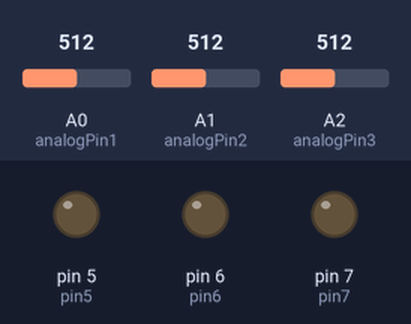
Bench run of a sketch on a simulated Arduino Uno, built with avr-gcc and run on an emulated ATmega328P. Shown: output pins drawn as LEDs (lit = HIGH). Dashed ring = blinking. The inputs (shaded band) are chosen by the test bench; at power-on: A1 (analogPin2) = 512, A0 (analogPin1) = 512, A2 (analogPin3) = 512.

Above: at 1.2 s.
1.3 s: A1 (analogPin2) set to 597
2.8 s: A1 (analogPin2) set to 628
At 3.06 s:
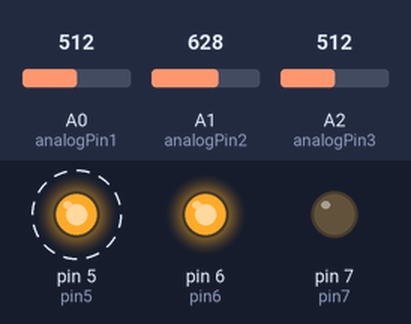
5.8 s: A1 (analogPin2) set to 604
At 7.0 s:
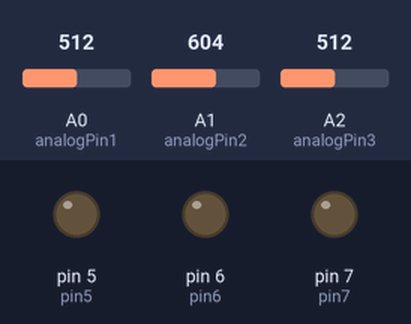
7.3 s: A0 (analogPin1) set to 598
8.8 s: A0 (analogPin1) set to 630
At 10.0 s:
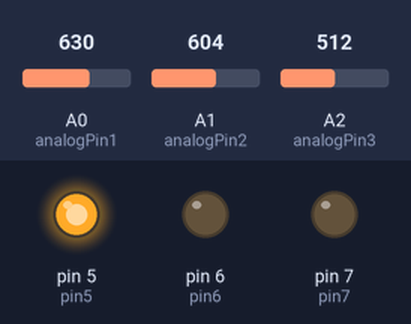
10.3 s: A0 (analogPin1) set to 604
At 11.2 s:
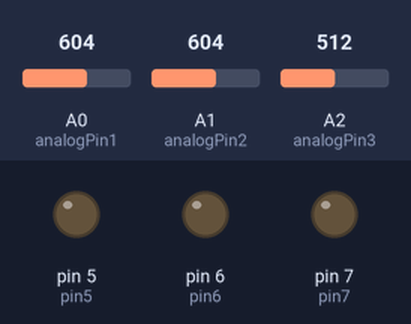
Timing chart, 0 to 12.8 s (numbered marks = the images above; inputs shaded):
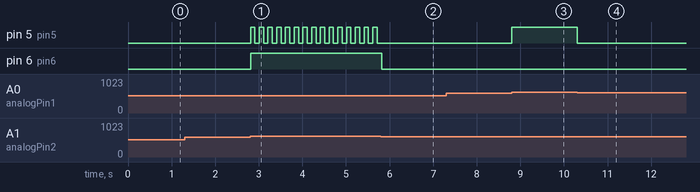

Measured:
- the behaviour switches between 613 and 614 on A1 (analogPin2) (found by bisection; images 0 and 1)
- the behaviour switches between 613 and 614 on A0 (analogPin1) (found by bisection; images 2 and 3)
- after the input at 1.3 s, every drawn part: stays the same
- after the input at 2.8 s, pin 5 (pin5): alternates HIGH for 0.10 s and LOW for 0.10 s, starting at once; pin 6 (pin6): LOW → HIGH at once
- after the input at 5.8 s, pin 5 (pin5): stops changing and stays LOW; pin 6 (pin6): HIGH → LOW at once
- after the input at 7.3 s, every drawn part: stays the same
- after the input at 8.8 s, pin 5 (pin5): LOW → HIGH at once
- after the input at 10.3 s, pin 5 (pin5): HIGH → LOW at once

The sketch:

Mitigate_Subsystem_Code.ino
```cpp
const int analogPin1 = A0;  // Light
const int analogPin2 = A1;  // HB
const int analogPin3 = A2;  // Cat

const int threshold = 614;  // Approx. 3V threshold

const int pin5 = 5;  // LED
const int pin6 = 6;  // Siren
const int pin7 = 7;  // Ultrasound

enum Mode { NONE, LIGHT, HB, CAT };
Mode currentMode = NONE;

void setup() {
  pinMode(pin5, OUTPUT);
  pinMode(pin6, OUTPUT);
  pinMode(pin7, OUTPUT);
}

void loop() {
  int val1 = analogRead(analogPin1);
  int val2 = analogRead(analogPin2);
  int val3 = analogRead(analogPin3);

  // Exit mode if its input goes low
  switch (currentMode) {
    case LIGHT:
      if (val1 < threshold) {
        digitalWrite(pin5, LOW);
        currentMode = NONE;
      }
      break;
    case HB:
      if (val2 < threshold) {
        digitalWrite(pin5, LOW);
        digitalWrite(pin6, LOW);
        currentMode = NONE;
      }
      break;
    case CAT:
      if (val3 < threshold) {
        digitalWrite(pin5, LOW);
        digitalWrite(pin7, LOW);
        currentMode = NONE;
      }
      break;
    case NONE:
      break;
  }

  // If no active mode, check for new input
  if (currentMode == NONE) {
    if (val3 >= threshold) currentMode = CAT;
    else if (val2 >= threshold) currentMode = HB;
    else if (val1 >= threshold) currentMode = LIGHT;
  }

  // Perform actions depending on current mode
  switch (currentMode) {
    case LIGHT:
      digitalWrite(pin5, HIGH);  // LED solid on
      break;

    case HB:
      digitalWrite(pin6, HIGH);  // Siren on
      digitalWrite(pin5, HIGH); delay(100);
      digitalWrite(pin5, LOW); delay(100);
      break;

    case CAT:
      digitalWrite(pin7, HIGH);  // Ultrasound on
      digitalWrite(pin5, HIGH); delay(100);
      digitalWrite(pin5, LOW); delay(100);
      break;

    case NONE:
      delay(10);  // idle delay
      break;
  }
}
```
